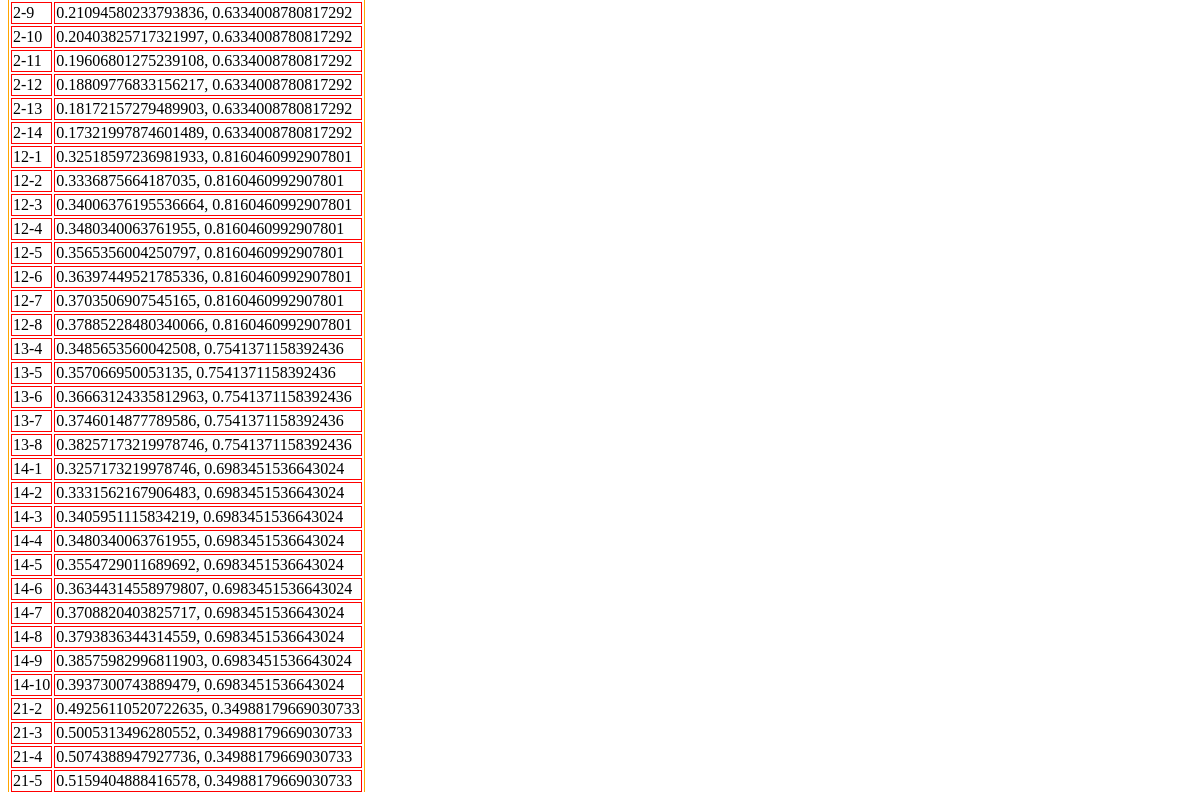
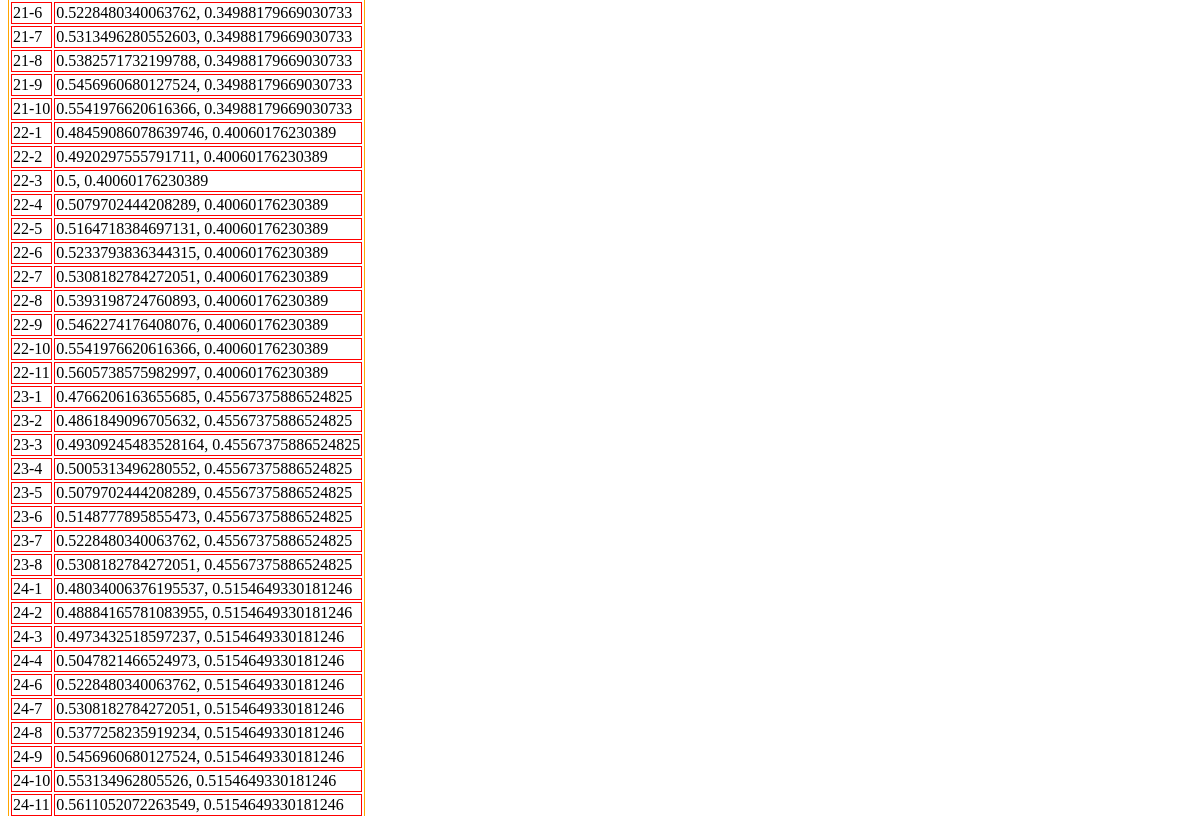
The page /racks (middle part) on the database as committed earlier (2 pictures, top to bottom).
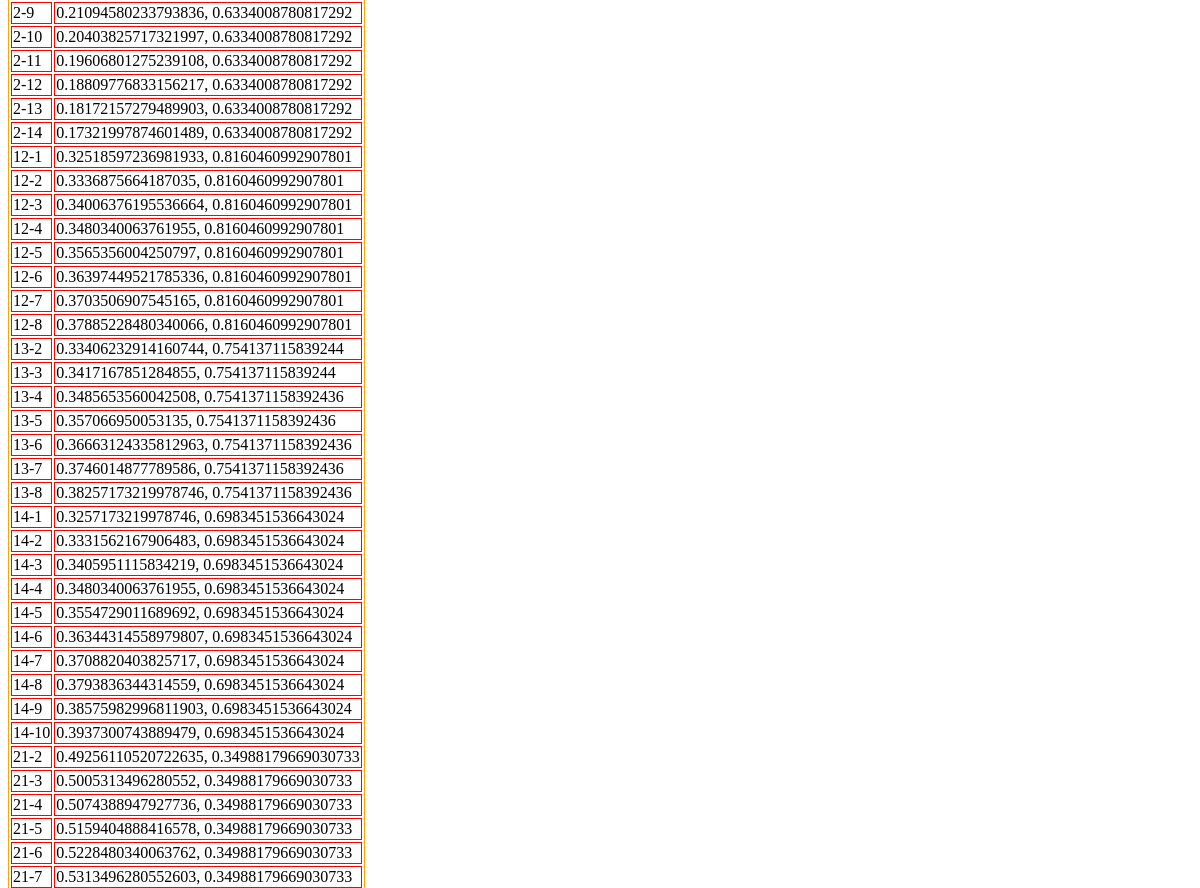
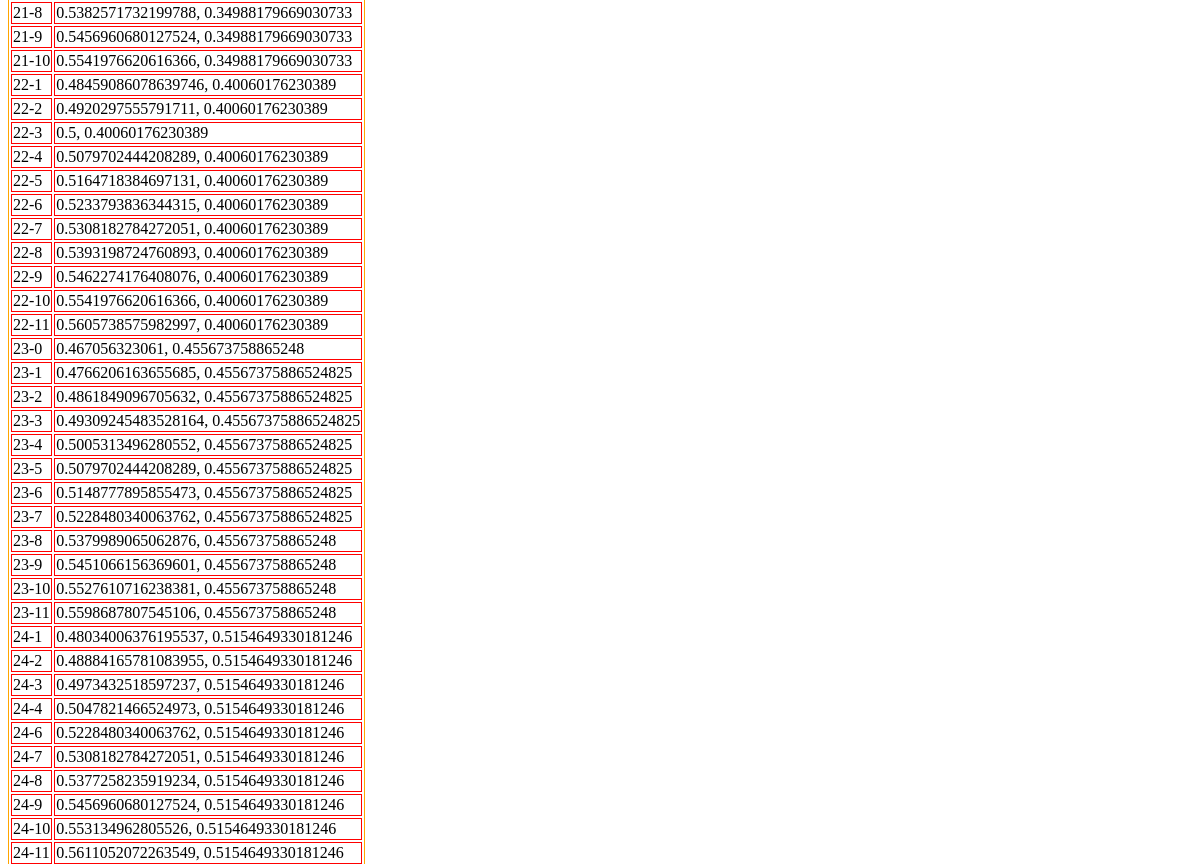
The same page on the database as committed later (2 pictures, top to bottom).
### models.py (models this page shows, shortened)
class Rack(Base):
    __tablename__ = 'racks'
    id = Column(Integer, primary_key=True)
    row = Column(Integer)
    rack = Column(Integer)
    x = Column(Float)
    y = Column(Float)
    __table_args__ = (UniqueConstraint('row', 'rack'),
                      {'mysql_engine': 'InnoDB', 'mysql_charset': 'utf8'})

### application.py (the view)
@app.route('/racks')
def show_racks():
    return render_template('racks.html', racks=Rack.query.order_by(Rack.row, Rack.rack).all())

### application.py (called while the page is built)
@app.before_request
def refresh_dbdata():
    global rack_data, rdatarefresh
    g.now = time.time()
    if g.now - rdatarefresh > 600:
        rdatarefresh = g.now
        for m in Machine.query.all():
            rack_data[m.node] = m

@app.teardown_appcontext
def shutdown_session(exception=None):
    db_session.remove()

### run.py (called while the page is built)
    def __call__(self, environ, start_response):
        url = environ['SCRIPT_NAME']
        environ['wsgi.url_scheme'] = 'https'
        environ['SCRIPT_NAME'] = URL_PREFIX + url
        return self.app(environ, start_response)

### templates/racks.html (shortened to what this page needs)
{% extends "layout.html" %}
{% block body %}
<table>
{%- for r in racks %}
<tr><td>{{r.row}}-{{r.rack}}</td><td>{{r.x}}, {{r.y}}</td></tr>
{%- endfor -%}
</table>
{% endblock %}

### templates/layout.html (shortened to what this page needs)
{% import 'macros.html' as macros %}
<!doctype html>
<html lang="en">
<head>
  {{ macros.css('style.css') }}
</head>
<body>
<div id="mainContent">
{%- block body %}{%- endblock %}
</div>
</body>
</html>

### templates/macros.html (shortened to what this page needs)
{%- macro css(path) -%}
<link href="{{ _static_link(path, 'css') }}" rel="stylesheet">
{%- endmacro %}
{%- macro _static_link(path, prefix) -%}
{{ url_for('static', filename="%s/%s"|format(prefix, path)) }}
{%- endmacro %}

### static/css/style.css (style rules this page uses)
table { border: 1px solid orange; }

Rows that differ between the two databases and show on the page:
added Rack: row "13", rack "2", x "0.33406232914160744", y "0.754137115839244"
added Rack: row "13", rack "3", x "0.3417167851284855", y "0.754137115839244"
added Rack: row "23", rack "0", x "0.467056323061", y "0.455673758865248"
changed Rack (number 60 of 73 on the later page): x "0.5308182784272051" → "0.5379989065062876"; y "0.45567375886524825" → "0.455673758865248"
added Rack: row "23", rack "9", x "0.5451066156369601", y "0.455673758865248"
added Rack: row "23", rack "10", x "0.5527610716238381", y "0.455673758865248"
added Rack: row "23", rack "11", x "0.5598687807545106", y "0.455673758865248"
